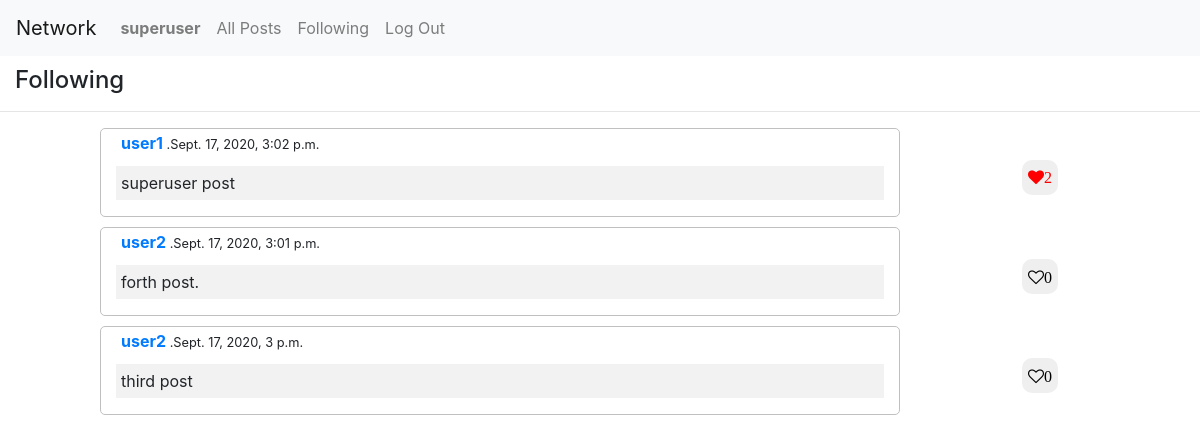
The page /following (signed in) on the database its author committed.
### network/models.py (models this page shows, shortened)
class User(AbstractUser):
    following = models.ManyToManyField('self', related_name='followers', symmetrical=False)

class Post(models.Model):
    poster = models.ForeignKey("User", on_delete=models.CASCADE, related_name="posts")
    timestamp = models.DateTimeField(auto_now_add=True)
    body = models.CharField(max_length=1024 , blank=False, null=False)
    like = models.ManyToManyField("User", related_name='likes', symmetrical=False)

### network/views.py (the view)
# urls.py: path("following", views.following, name="following"),
@login_required
def following(request):
    posts = Post.objects.filter(poster__in=request.user.following.all()).order_by("-timestamp")
    return render(request,"network/following.html",{"page_obj":paginate(request,posts)})

### network/views.py (called while the page is built)
def paginate(request,posts):
    paginator = Paginator(posts, 10)
    page_number = request.GET.get('page')
    page_obj = paginator.get_page(page_number)
    return page_obj

### network/templates/network/following.html (shortened to what this page needs)
{% extends "network/index.html" %}
{% block heading%}<h4 class="heading">Following</h4> <hr>{% endblock%}

### network/templates/network/index.html (shortened to what this page needs)
{% extends "network/layout.html" %}
{% load static %}
{% block body %}
{%block heading%}<h4 class="heading">All posts</h4><hr>{% endblock%}
  {% for post in page_obj %}
  <div class="conatiner-flex ">
    <div class="row m-0">
      <div class="offset-1 col-8 post">
          <div class="name">
            {%block postHeading%}
            <h6><a href="{% url 'user' post.poster %}"><strong>{{post.poster}}</strong></a><small>  .{{post.timestamp}}</small></h6>
            {%endblock%}
          </div>
            <p id="p_{{post.id}}">{{post.body}}</p>
      </div>
      <div class="col-3 row justify-content-center align-items-center options">
        {% if user.is_authenticated%}
        <button type="button"
        {%if user in post.like.all%}
          class="fa fa-heart Obtn"
        {%else%}
          class="fa fa-heart-o Obtn"
        {% endif %}
        value="p_{{post.id}}" onClick="like()">{{post.like.all.count}}</button>
        {%endif%}
      </div>
    </div>
  </div>
  {% empty%}
  <h4 style="margin-left:15px;">no posts</h4>
  {% endfor%}
{% endblock %}

### network/templates/network/layout.html (shortened to what this page needs)
{% load static %}
<!DOCTYPE html>
<html lang="en">
    <head>
        <link rel="stylesheet" href="https://stackpath.bootstrapcdn.com/bootstrap/4.4.1/css/bootstrap.min.css">
        <link href="{% static 'network/styles.css' %}" rel="stylesheet">
        <link rel="stylesheet" href="https://cdnjs.cloudflare.com/ajax/libs/font-awesome/4.7.0/css/font-awesome.min.css">
    </head>
    <body>
        <nav class="navbar navbar-expand-sm navbar-light bg-light">
            <a class="navbar-brand" href="#">Network</a>
            <div class="collapse navbar-collapse" id="navbarNav">
              <ul class="navbar-nav">
                {% if user.is_authenticated %}
                    <li class="nav-item">
                        <a class="nav-link" href="{% url 'user' user%}"><strong>{{ user.username }}</strong></a>
                    </li>
                {% endif %}
                <li class="nav-item">
                  <a class="nav-link" href="{% url 'index' %}">All Posts</a>
                </li>
                {% if user.is_authenticated %}
                    <li class="nav-item">
                        <a class="nav-link" href="{% url 'following'%}">Following</a>
                    </li>
                    <li class="nav-item">
                        <a class="nav-link" href="{% url 'logout' %}">Log Out</a>
                    </li>
                {% endif %}
              </ul>
            </div>
          </nav>
        <div class="body">
            {% block body %}
            {% endblock %}
        </div>
    </body>
</html>

### network/static/network/styles.css (style rules this page uses)
.post { border: 1px solid silver; margin-bottom: 10px; border-radius: 5px; }
.heading { margin-left: 15px; margin-top: 10px; }
.name { padding: 5px; }
p { background-color: #f2f2f2; padding: 5px; }
.options { text-align: center; }
.fa-heart { color: red; }
.Obtn { margin-left: 10px }
.fa , .fa:focus { height: 35px; border: 0px solid white; border-radius: 10px; outline: None; }

### rows shown on the page
User: username "superuser"
Post: poster "user1", timestamp "Sept. 17, 2020, 3:02 p.m.", body "superuser post", like.all.count "2"
Post: poster "user2", timestamp "Sept. 17, 2020, 3:01 p.m.", body "forth post.", like.all.count "0"
Post: poster "user2", timestamp "Sept. 17, 2020, 3 p.m.", body "third post", like.all.count "0"
